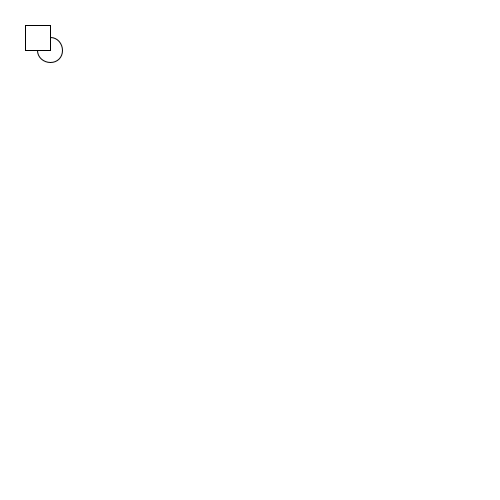
Frame 1 (no input)
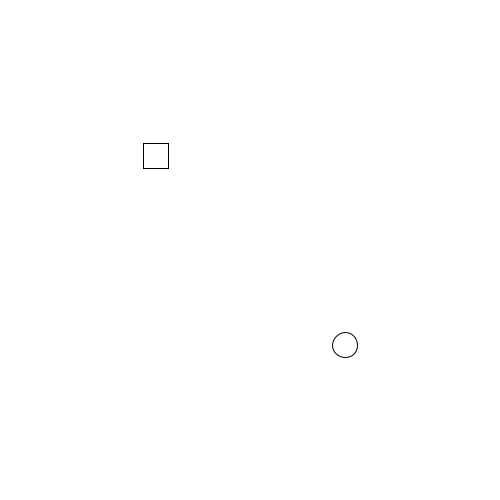
Frame 60 (the mouse pressed at the canvas centre just before this capture)
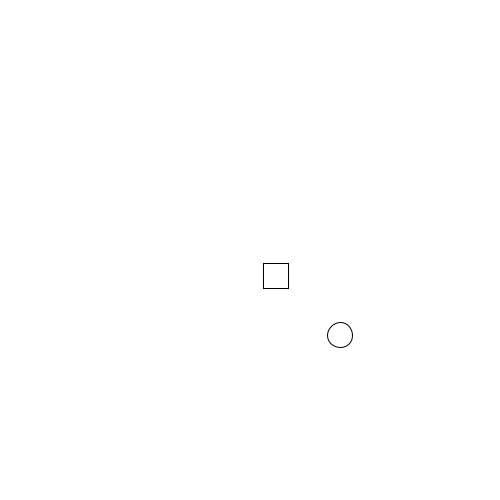
Frame 120 (the mouse held since frame 60 and released just before this capture)

The Processing sketch that drew these frames (run headless with seeded random() and noise(); from frame 60 on, the mouse is pressed at the canvas centre):

// Processing sketch: for_fun_bouncing_cube_and_cricle
// ── for_fun_bouncing_cube_and_cricle.pde
int x = 50;
int y = 50;
int c = 25;
int d = 25;
int speedA = 2;
int speedB = 2;
int speedx = 5;
int speedy = 5;

void setup(){
 size(500,500); 
}


void draw(){
  background(255,255,255);
  ellipse ( x , y , 25 , 25);
  rect ( c , d , 25 , 25);
  x += speedx;
  y += speedy;
  
  if ( x > 485){
    speedx = speedx - 5;
  } if (x < 15 ){
    speedx += 5; 
  }
  if ( y > 485){
    speedy = -5;
  } if ( y <= 15){
    speedy = 5;
  }
  c+= speedA;
  d+= speedB;
  if ( c > 500){
    speedA = speedA -2;
  }if (c < 0){
    speedA +=2;
    
  }if ( d > 500){
    speedB = speedB -2;
    
  } if ( d < 0 ){
    speedB += 2;
  }
  }
